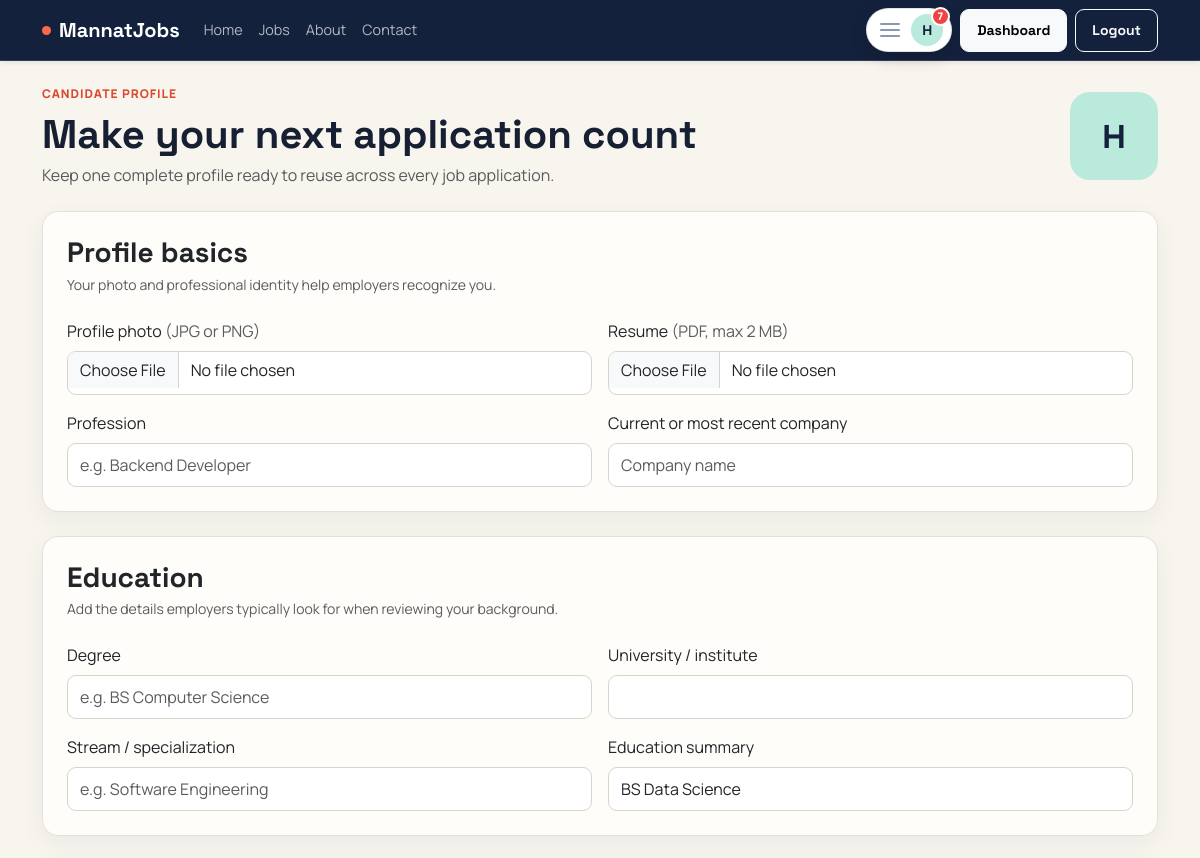
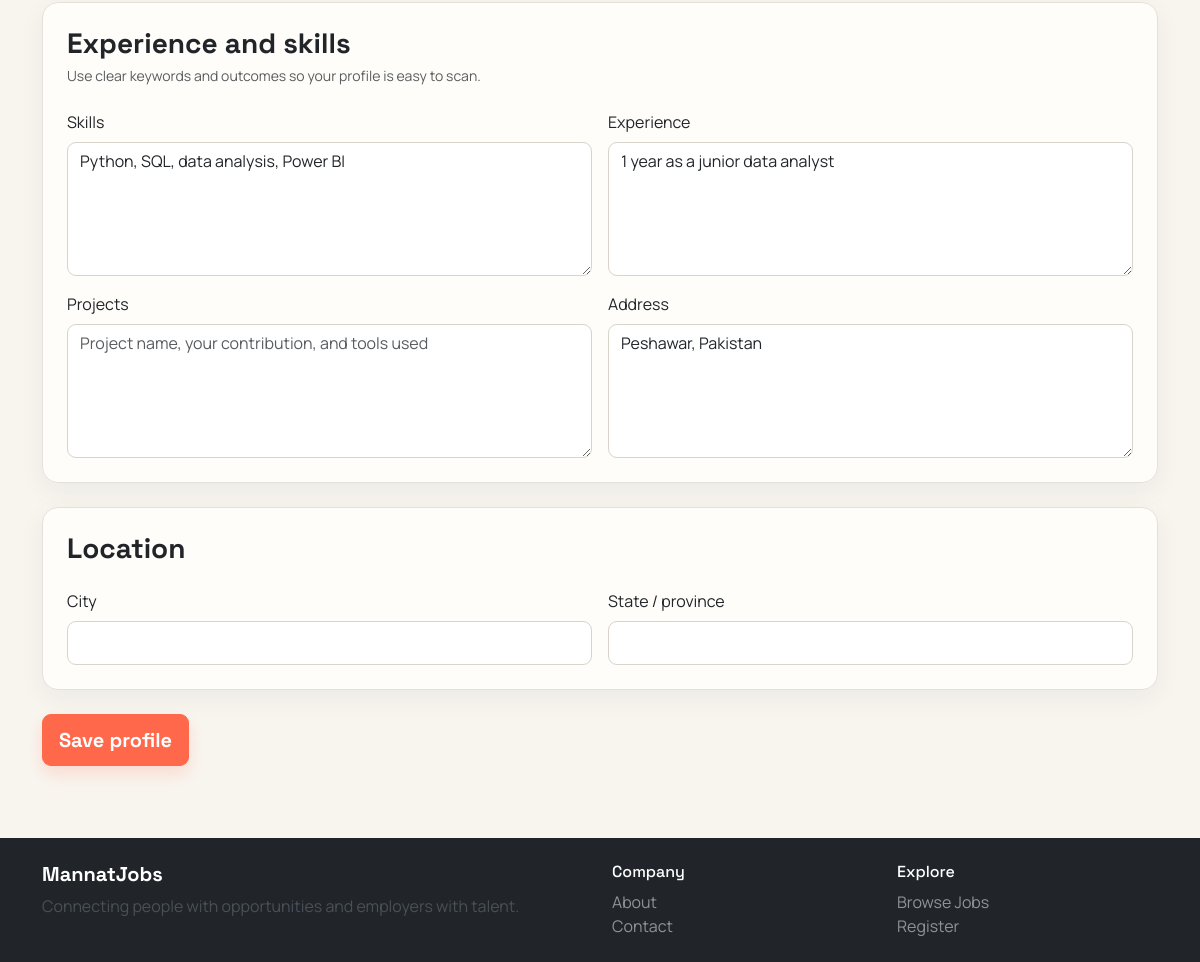
The page /jobseeker/profile.php (signed in) on the database its author committed (2 pictures, top to bottom).
### tables this page shows
CREATE TABLE jobseeker_profiles (
    user_id INT UNSIGNED NOT NULL PRIMARY KEY,
    resume_path VARCHAR(255) DEFAULT NULL,
    resume_data MEDIUMBLOB DEFAULT NULL,
    resume_mime VARCHAR(100) DEFAULT NULL,
    skills TEXT DEFAULT NULL,
    experience TEXT DEFAULT NULL,
    education TEXT DEFAULT NULL,
    degree VARCHAR(150) DEFAULT NULL,
    university VARCHAR(180) DEFAULT NULL,
    stream VARCHAR(150) DEFAULT NULL,
    profession VARCHAR(150) DEFAULT NULL,
    projects TEXT DEFAULT NULL,
    company VARCHAR(180) DEFAULT NULL,
    address VARCHAR(255) DEFAULT NULL,
    state VARCHAR(120) DEFAULT NULL,
    city VARCHAR(120) DEFAULT NULL,
    profile_photo VARCHAR(255) DEFAULT NULL,
    profile_photo_data MEDIUMBLOB DEFAULT NULL,
    profile_photo_mime VARCHAR(100) DEFAULT NULL,
    updated_at TIMESTAMP NOT NULL DEFAULT CURRENT_TIMESTAMP ON UPDATE CURRENT_TIMESTAMP,
    CONSTRAINT fk_jobseeker_user FOREIGN KEY (user_id) REFERENCES users(id) ON DELETE CASCADE
);

### includes/functions.php (called while the page is built, shortened)
<?php
function e($value)
{
    return htmlspecialchars((string)$value, ENT_QUOTES, 'UTF-8');
}
function appBasePath()
{
    static $basePath;
    if ($basePath !== null) {
        return $basePath;
    }
    $documentRoot = realpath($_SERVER['DOCUMENT_ROOT'] ?? '');
    $appRoot = realpath(__DIR__ . '/..');
    $basePath = '';
    if ($documentRoot && $appRoot) {
        $documentRoot = str_replace('\\', '/', rtrim($documentRoot, '\\/'));
        $appRoot = str_replace('\\', '/', $appRoot);
        if (str_starts_with(strtolower($appRoot), strtolower($documentRoot))) {
            $basePath = substr($appRoot, strlen($documentRoot));
        }
    }
    return rtrim($basePath, '/');
}
function url($path = '')
{
    $path = ltrim($path, '/');
    return appBasePath() . ($path === '' ? '/' : '/' . $path);
}
function userInitial($name)
{
    $name = trim((string)$name);
    return $name !== '' ? strtoupper(substr($name, 0, 1)) : '?';
}
function profileImageUrl($userId, $imageData = null, $legacyPath = null)
{
    return null;
}

### jobseeker/profile.php (the view, shortened to what this page needs)
<?php
require_once __DIR__ . '/../includes/db.php';
require_once __DIR__ . '/../includes/functions.php';
$profile = $conn->query('SELECT * FROM jobseeker_profiles WHERE user_id = ' . (int)$_SESSION['user_id'])->fetch_assoc() ?: [];
include __DIR__ . '/../includes/header.php';
?>
<div class="profile-heading mb-4">
    <div>
        <span class="eyebrow">Candidate profile</span>
        <h1 class="fw-bold mb-1">Make your next application count</h1>
        <p class="text-muted mb-0">Keep one complete profile ready to reuse across every job application.</p>
    </div>
    <?php $profilePhotoUrl = profileImageUrl($_SESSION['user_id'], $profile['profile_photo_data'] ?? null, $profile['profile_photo'] ?? null); ?>
    <?php if ($profilePhotoUrl): ?>
        <img src="<?php echo e($profilePhotoUrl); ?>" class="profile-avatar-large" alt="Profile photo">
    <?php else: ?>
        <span class="profile-avatar-large account-initial" aria-hidden="true"><?php echo e(userInitial($_SESSION['user_name'])); ?></span>
    <?php endif; ?>
</div>
<form method="POST" enctype="multipart/form-data" action="<?php echo e(url('jobseeker/profile.php')); ?>">
    <div class="card p-4 mb-4">
        <h3 class="fw-bold mb-1">Profile basics</h3>
        <p class="text-muted small mb-4">Your photo and professional identity help employers recognize you.</p>
        <div class="row g-3">
            <div class="col-md-6">
                <label class="form-label">Profile photo <span class="text-muted fw-normal">(JPG or PNG)</span></label>
                <input type="file" class="form-control" name="profile_photo" accept="image/jpeg,image/png">
            </div>
            <div class="col-md-6">
                <label class="form-label">Resume <span class="text-muted fw-normal">(PDF, max 2 MB)</span></label>
                <input type="file" class="form-control" name="resume" accept="application/pdf">
            </div>
            <div class="col-md-6">
                <label class="form-label">Profession</label>
                <input type="text" class="form-control" name="profession" value="<?php echo e($profile['profession'] ?? ''); ?>" placeholder="e.g. Backend Developer">
            </div>
            <div class="col-md-6">
                <label class="form-label">Current or most recent company</label>
                <input type="text" class="form-control" name="company" value="<?php echo e($profile['company'] ?? ''); ?>" placeholder="Company name">
            </div>
        </div>
    </div>
    <div class="card p-4 mb-4">
        <h3 class="fw-bold mb-1">Education</h3>
        <p class="text-muted small mb-4">Add the details employers typically look for when reviewing your background.</p>
        <div class="row g-3">
            <div class="col-md-6">
                <label class="form-label">Degree</label>
                <input type="text" class="form-control" name="degree" value="<?php echo e($profile['degree'] ?? ''); ?>" placeholder="e.g. BS Computer Science">
            </div>
            <div class="col-md-6">
                <label class="form-label">University / institute</label>
                <input type="text" class="form-control" name="university" value="<?php echo e($profile['university'] ?? ''); ?>">
            </div>
            <div class="col-md-6">
                <label class="form-label">Stream / specialization</label>
                <input type="text" class="form-control" name="stream" value="<?php echo e($profile['stream'] ?? ''); ?>" placeholder="e.g. Software Engineering">
            </div>
            <div class="col-md-6">
                <label class="form-label">Education summary</label>
                <input type="text" class="form-control" name="education" value="<?php echo e($profile['education'] ?? ''); ?>" placeholder="Certifications, awards, or additional study">
            </div>
        </div>
    </div>
    <div class="card p-4 mb-4">
        <h3 class="fw-bold mb-1">Experience and skills</h3>
        <p class="text-muted small mb-4">Use clear keywords and outcomes so your profile is easy to scan.</p>
        <div class="row g-3">
            <div class="col-md-6">
                <label class="form-label">Skills</label>
                <textarea class="form-control" rows="5" name="skills" placeholder="PHP, MySQL, REST APIs, teamwork"><?php echo e($profile['skills'] ?? ''); ?></textarea>
            </div>
            <div class="col-md-6">
                <label class="form-label">Experience</label>
                <textarea class="form-control" rows="5" name="experience" placeholder="Roles, responsibilities, and years of experience"><?php echo e($profile['experience'] ?? ''); ?></textarea>
            </div>
            <div class="col-md-6">
                <label class="form-label">Projects</label>
                <textarea class="form-control" rows="5" name="projects" placeholder="Project name, your contribution, and tools used"><?php echo e($profile['projects'] ?? ''); ?></textarea>
            </div>
            <div class="col-md-6">
                <label class="form-label">Address</label>
                <textarea class="form-control" rows="5" name="address" placeholder="Street or area"><?php echo e($profile['address'] ?? ''); ?></textarea>
            </div>
        </div>
    </div>
    <div class="card p-4 mb-4">
        <h3 class="fw-bold mb-1">Location</h3>
        <div class="row g-3 mt-1">
            <div class="col-md-6"><label class="form-label">City</label><input type="text" class="form-control" name="city" value="<?php echo e($profile['city'] ?? ''); ?>"></div>
            <div class="col-md-6"><label class="form-label">State / province</label><input type="text" class="form-control" name="state" value="<?php echo e($profile['state'] ?? ''); ?>"></div>
        </div>
    </div>
    <button type="submit" class="btn btn-primary btn-lg">Save profile</button>
</div>
<?php include __DIR__ . '/../includes/footer.php'; ?>

### assets/css/style.css (style rules this page uses)
:root { --primary: #ff684a; --primary-dark: #d94a31; --secondary: #14213d; --ink: #172033; --paper: #f8f5ef; --mint: #b9eadb; --muted: #657084; --success: #20866b; --danger: #c94848; --warning: #d28a22; --border: #e6e1d8; --shadow: 0 18px 50px rgba(20, 33, 61, 0.09); }
* { scrollbar-color: #b9b1a5 var(--paper); }
body { font-family: 'Manrope', sans-serif; background: var(--paper); color: var(--ink); min-width: 320px; }
h1, h2, h3, h4, h5, h6, .navbar-brand, .btn { font-family: 'Space Grotesk', sans-serif; }
h1, h2, h3, h4, h5, h6 { letter-spacing: 0; }
.account-avatar, .profile-avatar-small, .profile-avatar-tiny, .profile-avatar-large { display: inline-flex; align-items: center; justify-content: center; flex: 0 0 auto; overflow: hidden; object-fit: cover; background: var(--mint); color: var(--secondary); font-weight: 800; }
.profile-avatar-large { width: 88px; height: 88px; border-radius: 20px; font-size: 2rem; }
.profile-heading { display: flex; align-items: center; justify-content: space-between; gap: 24px; }
.eyebrow { display: block; margin-bottom: 8px; color: var(--primary-dark); font-size: 0.75rem; font-weight: 800; letter-spacing: 0.08em; text-transform: uppercase; }
.card, .stat-box, .dashboard-sidebar { border: 1px solid var(--border); border-radius: 16px; box-shadow: 0 8px 26px rgba(20, 33, 61, 0.055); background: #fffdf9; }
.card { transition: box-shadow 180ms ease, transform 180ms ease; }
.form-control, .form-select, .form-check-input { border-radius: 9px; border-color: #d9d4cb; min-height: 44px; }
.btn { border-radius: 9px; font-weight: 700; padding: 10px 16px; transition: transform 160ms ease, box-shadow 160ms ease, background 160ms ease; }
.btn-primary { --bs-btn-bg: var(--primary); --bs-btn-border-color: var(--primary); --bs-btn-hover-bg: var(--primary-dark); --bs-btn-hover-border-color: var(--primary-dark); box-shadow: 0 8px 16px rgba(255, 104, 74, 0.18); }

### rows shown on the page
jobseeker_profiles: education "BS Data Science", skills "Python, SQL, data analysis, Power BI", experience "1 year as a junior data analyst", address "Peshawar, Pakistan"

### other values the page prints
userInitial($user) "H"
$accountCount "7"
userInitial($_SESSION['user_name']) "H"
